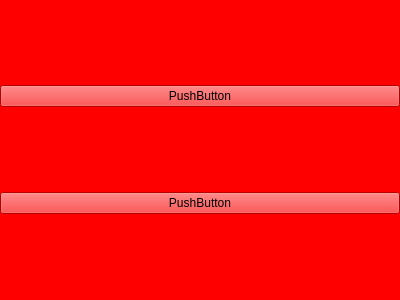
<?xml version="1.0" encoding="UTF-8"?>
<ui version="4.0">
 <class>Form</class>
 <widget class="QWidget" name="Form">
  <property name="geometry">
   <rect>
    <x>0</x>
    <y>0</y>
    <width>400</width>
    <height>300</height>
   </rect>
  </property>
  <property name="windowTitle">
   <string>Form</string>
  </property>
  <property name="styleSheet">
   <string notr="true"/>
  </property>
  <layout class="QVBoxLayout" name="verticalLayout">
   <property name="spacing">
    <number>0</number>
   </property>
   <property name="leftMargin">
    <number>0</number>
   </property>
   <property name="topMargin">
    <number>0</number>
   </property>
   <property name="rightMargin">
    <number>0</number>
   </property>
   <property name="bottomMargin">
    <number>0</number>
   </property>
   <item>
    <widget class="QWidget" name="widget" native="true">
     <property name="styleSheet">
      <string notr="true">background: red;</string>
     </property>
     <layout class="QVBoxLayout" name="verticalLayout_2">
      <property name="spacing">
       <number>0</number>
      </property>
      <property name="leftMargin">
       <number>0</number>
      </property>
      <property name="topMargin">
       <number>0</number>
      </property>
      <property name="rightMargin">
       <number>0</number>
      </property>
      <property name="bottomMargin">
       <number>0</number>
      </property>
      <item>
       <widget class="QPushButton" name="pushButton_2">
        <property name="text">
         <string>PushButton</string>
        </property>
       </widget>
      </item>
      <item>
       <widget class="QPushButton" name="pushButton">
        <property name="text">
         <string>PushButton</string>
        </property>
       </widget>
      </item>
     </layout>
    </widget>
   </item>
  </layout>
 </widget>
 <resources/>
 <connections/>
</ui>
